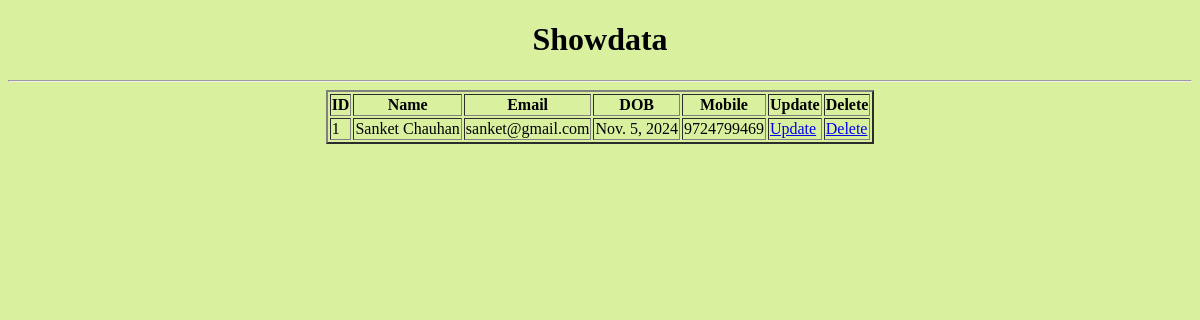
/showdata/, run on an earlier commit of the app's database.
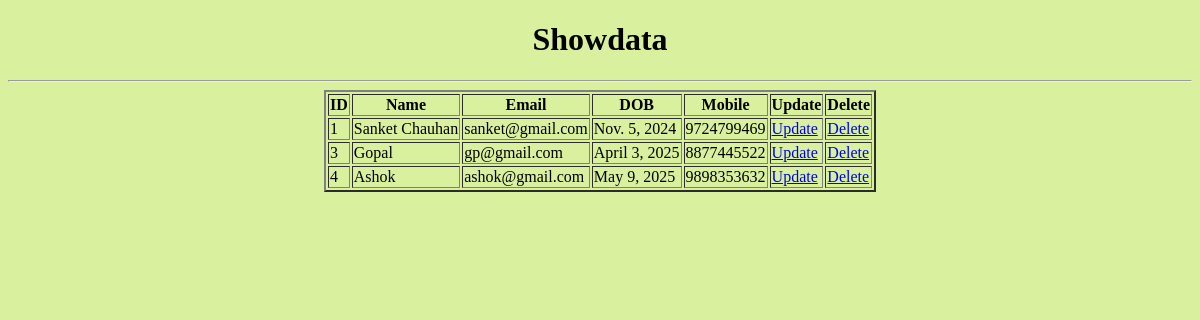
And on a later commit of the database.
### myapp/models.py (models this page shows)
class studinfo(models.Model):
    name = models.CharField(max_length=20)
    email = models.EmailField()
    mobile = models.BigIntegerField()
    dob = models.DateField()
    address = models.TextField()
    def __str__(self):
        return self.name

### myapp/views.py (the view)
# urls.py: path("showdata/", views.showdata, name="showdata"),
def showdata(request):
    stdata = studinfo.objects.all()
    return render(request, "showdata.html", {"stdata": stdata})

### myapp/templates/showdata.html (shortened to what this page needs)
<!DOCTYPE html>
<html lang="en">
<head>
</head>
<body style="background-color: rgb(217, 241, 159);">
    <h1 style="text-align: center;">Showdata</h1>
    <hr>
    <table border="2" align="center">
        <tr>
            <th>ID</th>
            <th>Name</th>
            <th>Email</th>
            <th>DOB</th>
            <th>Mobile</th>
            <th>Update</th>
            <th>Delete</th>
        </tr>
        {% for i in stdata %}
        <tr>
            <td>{{i.id}}</td>
            <td>{{i.name}}</td>
            <td>{{i.email}}</td>
            <td>{{i.dob}}</td>
            <td>{{i.mobile}}</td>
            <td><a href="/updatedata/{{i.id}}">Update</a></td>
            <td><a href="/deletedata/{{i.id}}">Delete</a></td>
        </tr>
        {% endfor %}
    </table>
</body>
</html>

What changed in the data, as far as the page shows it:
added studinfo: id "3", name "Gopal", email "gp@gmail.com", dob "April 3, 2025", mobile "8877445522"
added studinfo: id "4", name "Ashok", email "ashok@gmail.com", dob "May 9, 2025", mobile "9898353632"
